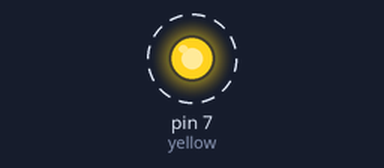
Bench run of a sketch on a simulated Arduino Uno, built with avr-gcc and run on an emulated ATmega328P. Shown: output pins drawn as LEDs (lit = HIGH). Dashed ring = blinking.

Above: at 0.05 s.
Timing chart, 0 to 3.0 s (numbered marks = the images above):
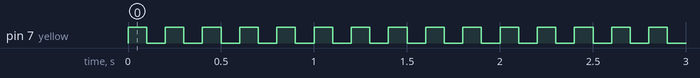

The sketch:

sketch_may03a.ino
```cpp
int yellow=7;
void setup() {
pinMode(yellow,OUTPUT); //7 numaralı pini çıkış yani OUTPUT hale getiriyoruz

}

void loop() {
 digitalWrite(yellow,HIGH); //7 numaralı digital pini yani değişkenin içine 1 değeri atar ve led yanar
 delay(100); //saniyenin 1/1000 demek
 digitalWrite(yellow,LOW); //7 numaralı digital pini yani değişkenin içine 0 değeri atar ve led kapanır
 delay(100);
}
```

Measured:
- by itself, pin 7 (yellow): alternates HIGH for 0.10 s and LOW for 0.10 s
